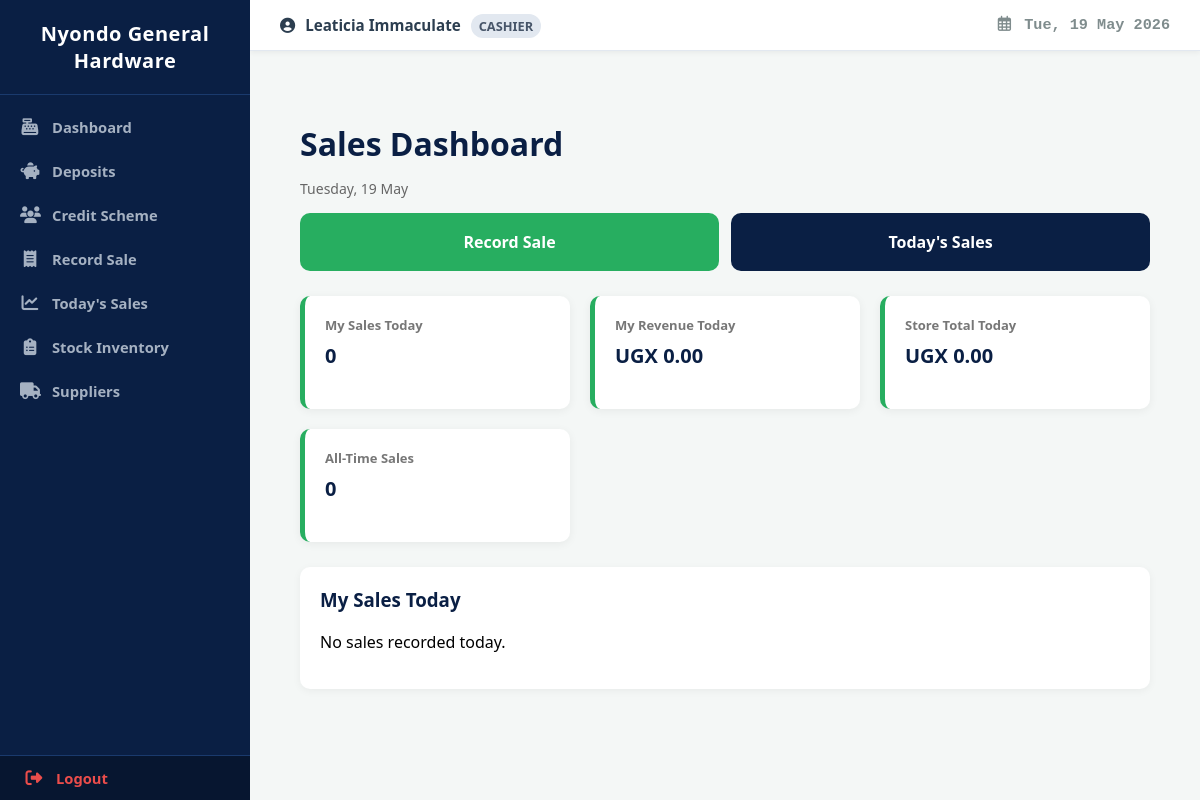
The page /sales_dashboard/ (signed in) on the database as committed earlier.
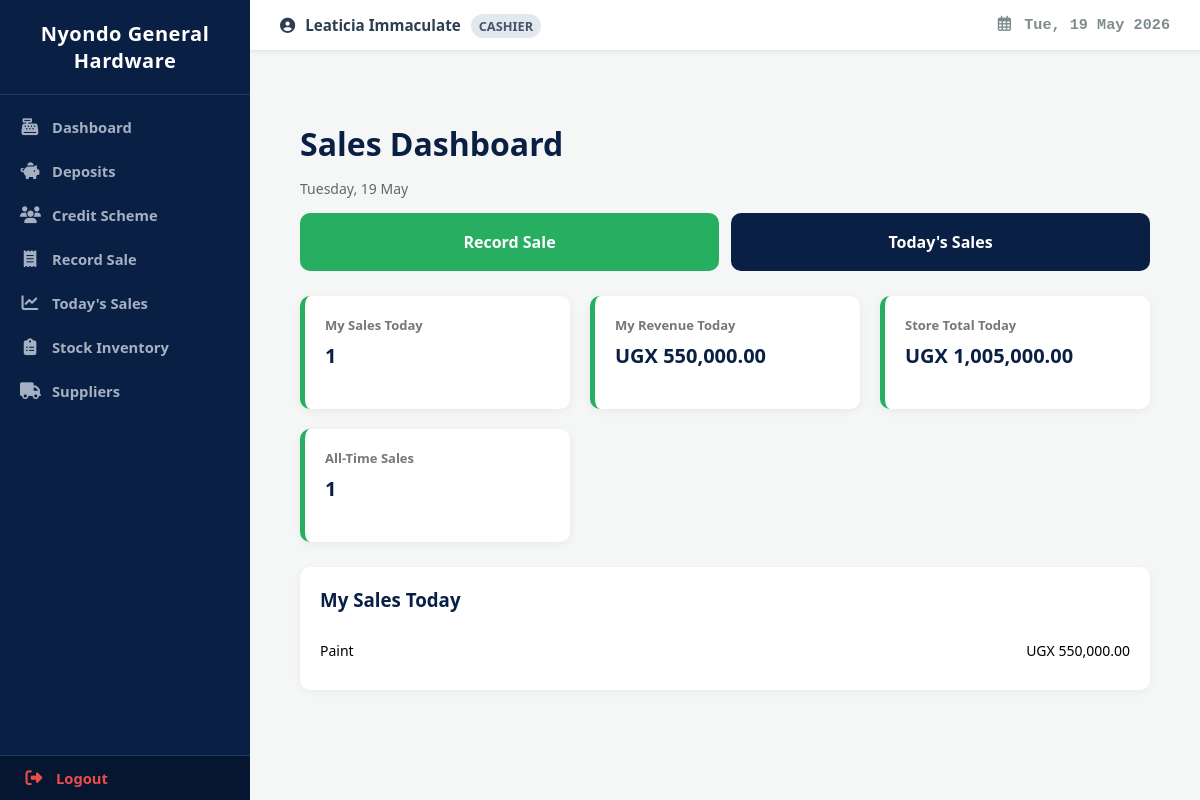
The same page on the database as committed later.
### web/models.py (models this page shows, shortened)
class Sale(models.Model):
    SALE_TYPES = (
        ('WALK_IN', 'Walk-In'),
        ('WHOLESALE', 'Wholesale'),
        ('SCHEME', 'Scheme Pickup'),
    )
    sale_type = models.CharField(max_length=20, choices=SALE_TYPES, default='WALK_IN')
    item = models.ForeignKey(StockItem, on_delete=models.CASCADE)
    quantity = models.PositiveIntegerField()
    total_price = models.DecimalField(max_digits=12, decimal_places=0)
    customer_name = models.CharField(max_length=100, default="Walk-in")
    member_nin = models.CharField(max_length=14, validators=[ugandan_nin_rule], blank=True, null=True)
    delivery_fee = models.DecimalField(max_digits=10, decimal_places=0, default=0)
    date_sold = models.DateTimeField(auto_now_add=True)
    distance = models.FloatField(default=0.0)
    user = models.ForeignKey(settings.AUTH_USER_MODEL, on_delete=models.SET_NULL, null=True, blank=True)

class StockItem(models.Model):
    name = models.CharField(max_length=100)
    category = models.ForeignKey(Category, on_delete=models.CASCADE)
    unit = models.CharField(max_length=20) # e.g., Bags, Pieces, Bundles
    quantity = models.IntegerField(default=0)
    unit_cost = models.DecimalField(max_digits=12, decimal_places=0)
    selling_price = models.DecimalField(max_digits=12, decimal_places=0)
    reorder_level = models.IntegerField(default=5)
    specifications = models.TextField(blank=True, null=True)
    supplier = models.ForeignKey(Supplier, on_delete=models.CASCADE, related_name="items")

### web/views.py (the view)
# urls.py: path('sales_dashboard/', views.sales_dashboard, name="sales_dashboard"),
@login_required
def sales_dashboard(request):
    today = timezone.now().date()
    my_sales_today = Sale.objects.filter(user=request.user, date_sold__date=today)
    store_sales_today = Sale.objects.filter(date_sold__date=today)
    context = {
        'my_sales_today': my_sales_today.count(),
        'my_revenue_today': my_sales_today.aggregate(total=Sum('total_price'))['total'] or 0,
        'store_total_today': store_sales_today.aggregate(total=Sum('total_price'))['total'] or 0,
        'my_all_time_sales': Sale.objects.filter(user=request.user).count(),
        'my_sales': my_sales_today,
        'recent_sales': Sale.objects.filter(user=request.user).order_by('-date_sold')[:5],
        'today': today,
    }
    return render(request, 'sales_dashboard.html', context)

### web/templates/sales_dashboard.html (shortened to what this page needs)
{% extends "base.html" %}
{% load humanize %}
{% block content %}
<div class="dashboard">
    <div class="header">
        <h1>Sales Dashboard</h1>
        <p class="date">{{ today|date:"l, j M" }}</p>
    </div>
    <div class="actions">
        <a href="{% url 'record_sale' %}" class="action-btn green">
             Record Sale
        </a>
        <a href="{% url 'sales_today' %}" class="action-btn blue">
             Today's Sales
        </a>
    </div>
    <div class="stats">
        <div class="stat-box">
            <h3>My Sales Today</h3>
            <p>{{ my_sales_today }}</p>
        </div>
        <div class="stat-box">
            <h3>My Revenue Today</h3>
            <p>UGX {{ my_revenue_today|floatformat:2 |intcomma }}</p>
        </div>
        <div class="stat-box">
            <h3>Store Total Today</h3>
            <p>UGX {{ store_total_today|floatformat:2 |intcomma }}</p>
        </div>
        <div class="stat-box">
            <h3>All-Time Sales</h3>
            <p>{{ my_all_time_sales }}</p>
        </div>
    </div>
    <div class="section">
        <h3>My Sales Today</h3>
        {% if my_sales %}
            {% for sale in my_sales %}
                <div class="sale-item">
                    <span>{{ sale.item.name }}</span>
                    <span>UGX {{ sale.total_price|floatformat:2 |intcomma }}</span>
                </div>
            {% endfor %}
        {% else %}
            <p>No sales recorded today.</p>
        {% endif %}
    </div>
</div>
{% endblock %}

Rows that differ between the two databases and show on the page:
added Sale: item.name "Paint", total_price "550,000.00"
Other text that changed with them:
{{ my_sales_today }}: "0" → "1"
{{ my_revenue_today|floatformat:2 |intcomma }}: "0.00" → "550,000.00"
{{ store_total_today|floatformat:2 |intcomma }}: "0.00" → "1,005,000.00"
{{ my_all_time_sales }}: "0" → "1"
text no longer shown: "No sales recorded today."
